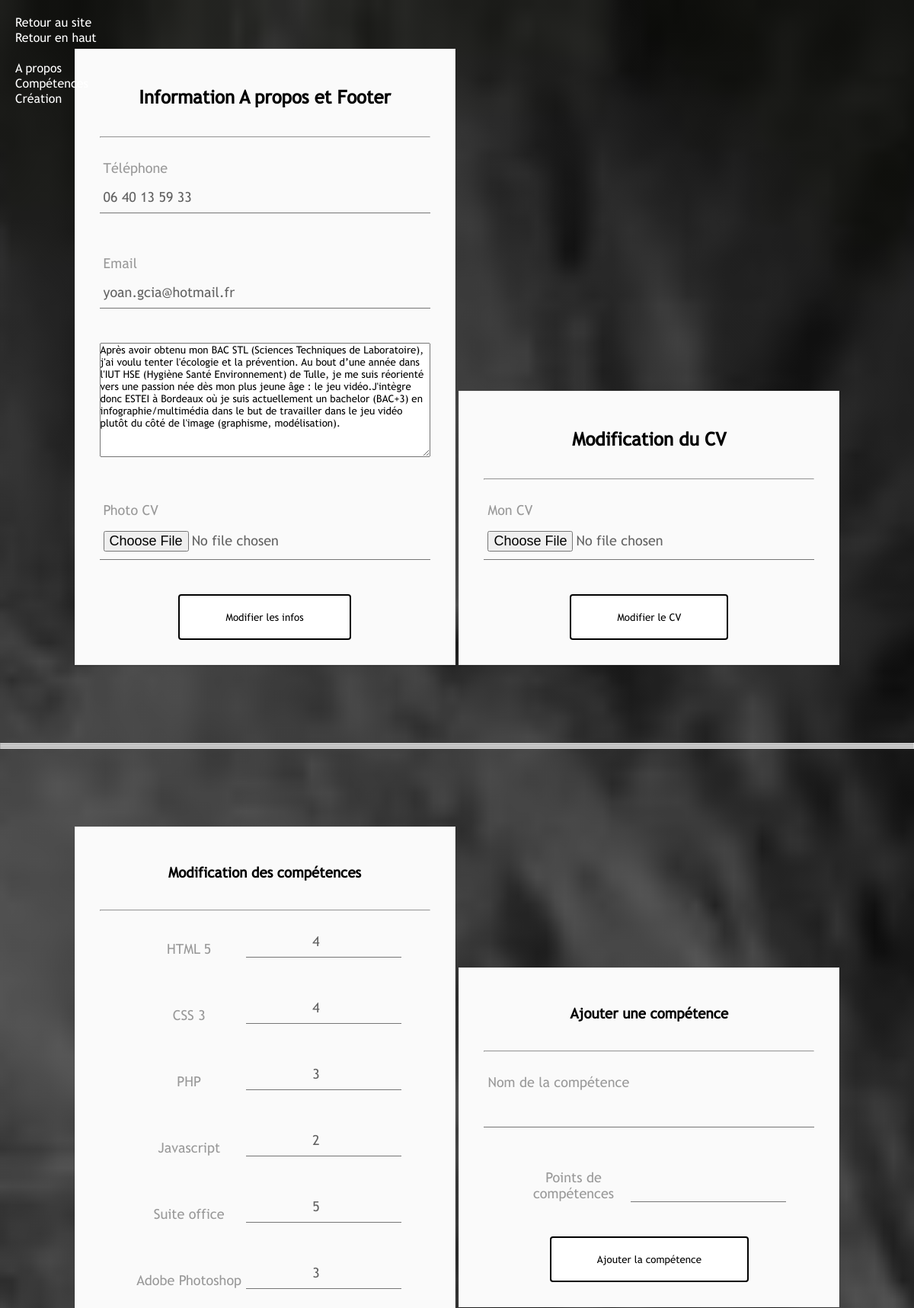
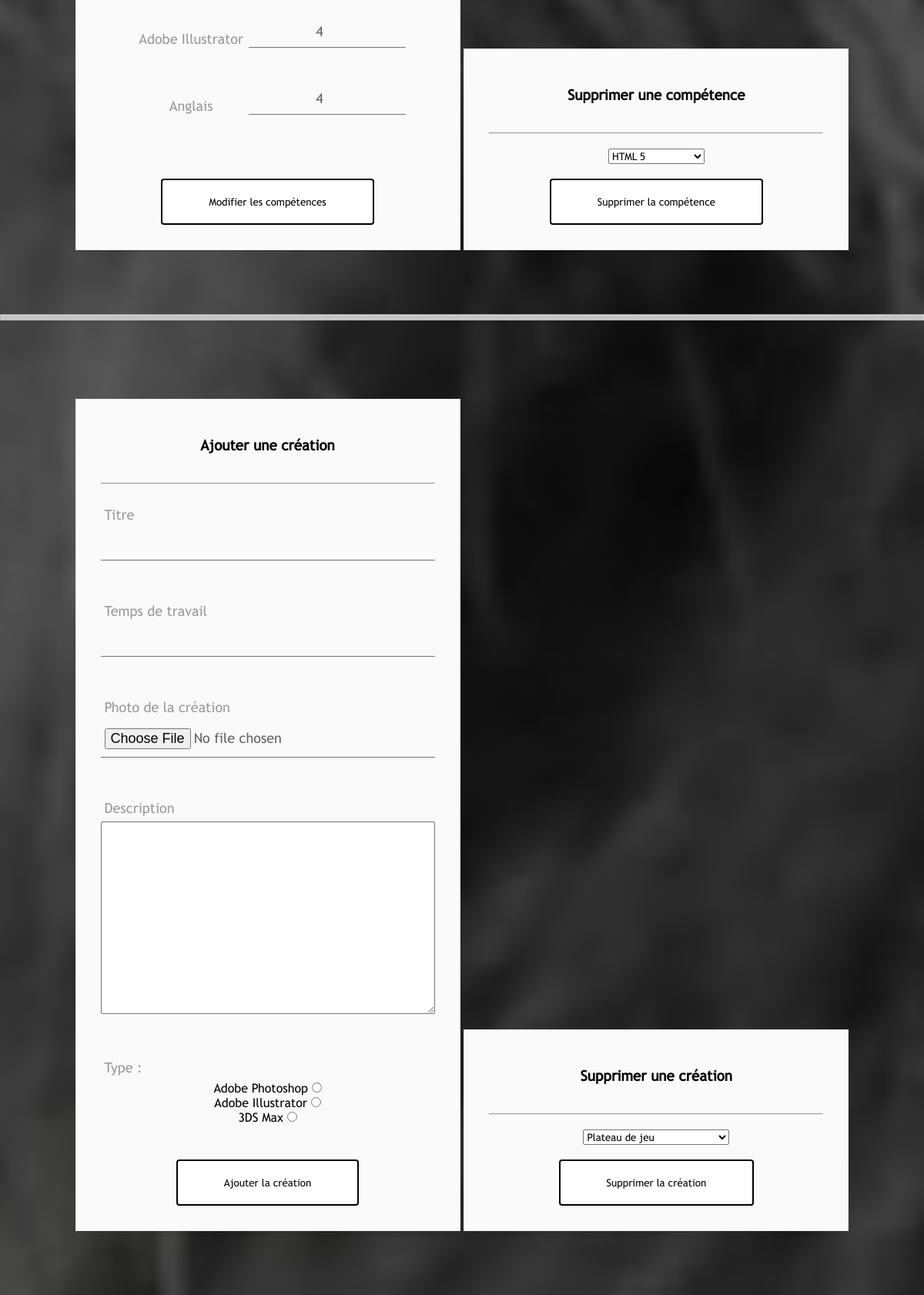
The page /admin/index.php (signed in, upper part) on the database its author committed (2 pictures, top to bottom).
### tables this page shows
CREATE TABLE `infos` (
  `id` int(11) NOT NULL,
  `email` varchar(255) NOT NULL,
  `telephone` varchar(255) NOT NULL,
  `apropos` text NOT NULL,
  `photoCV` varchar(255) NOT NULL,
  `CV` varchar(255) NOT NULL DEFAULT 'CV.pdf'
);

CREATE TABLE `competences` (
  `id` int(11) NOT NULL,
  `titre` varchar(255) NOT NULL,
  `points` int(11) NOT NULL
);

### admin/index.php (the view, shortened to what this page needs)
<?php
	$bdd = new PDO('mysql:host=localhost;dbname=yoan;charset=utf8', 'root', '') or die($pdo->errorInfo());
	$connect = false;
	if(isset($_SESSION['user']) && $_SESSION['user']['role'] === 'admin')
	{
		$connect = true;
	}
	$req = $bdd->prepare('SELECT * FROM infos  WHERE id = 1');
	$req->execute();
	$infos = $req->fetch();
	$req = $bdd->prepare('SELECT * FROM competences');
	$req->execute();
	$competences = $req->fetchall(PDO::FETCH_ASSOC);
	$req = $bdd->prepare('SELECT * FROM creations');
	$req->execute();
	$creations = $req->fetchall(PDO::FETCH_ASSOC);
?>
<!DOCTYPE html>
<html>
	<head>
		<link rel="stylesheet" type="text/css" href="css/styleadmin.css">
		<link rel="stylesheet" type="text/css" href="css/font-awesome.min.css">
	</head>
	<body>
		<?php if (!$connect): ?>
		<form class="form1" method="post" action="index.php">
			<input class="input1" type="hidden" class="champ" name="formulaire" value="connection">
			<div class="group">
				<input class="input1" type="text" name="pseudo"><span class="highlight"></span><span class="bar"></span>
				<label class="label1">Pseudo</label>
			</div>
			<div class="group">
				<input class="input1" type="password" name="password" ><span class="highlight"></span><span class="bar"></span>
				<label class="label1">Password</label>
			</div>
			<button type="submit" value"connect" class="button buttonBlue">Connection
				<div class="ripples buttonRipples"><span class="ripplesCircle"></span></div>
			</button>
		</form>
		<?php else: ?>
		<a href="../index.php" class="backto backtosite">Retour au site</a>
		<a href="#" class="backto backtotop">Retour en haut</a>
		<a href="#" class="backto backtoapropos">A propos</a>
		<a href="#competences" class="backto backtocompetences">Compétences</a>
		<a href="#creas" class="backto backtocreations">Création</a>
		<section id="formulaire_infos">
			<form class="form1 divinlinbloc" method="post" action="index.php" enctype="multipart/form-data">
				<h1>Information A propos et Footer</h1>
				<br><br><hr><br>
				<div class="group">
					<label class="label1">Téléphone</label><br><br>
					<input class="input1" type="text" name="telephone" value="<?=$infos['telephone']?>"><span class="highlight"></span><span class="bar"></span>
				</div>
				<div class="group">
					<label class="label1">Email</label><br><br>
					<input class="input1" type="email" name="email" value="<?=$infos['email']?>"><span class="highlight"></span><span class="bar"></span>
				</div>
				<div class="group">
					<textarea class="txtapropos" name="apropos"><?=$infos['apropos']?></textarea>
				</div>
				<div class="group">
					<label class="label1">Photo CV</label><br><br>
					<input class="input1" type="file" name="picture" value="<?=$infos['email']?>"><span class="highlight"></span><span class="bar"></span>
				</div>
				<input class="boutonedit" type="submit" value="Modifier les infos">
			</form>
			<form class="form1 divinlinbloc" method="post" action="index.php" enctype="multipart/form-data">
				<h1>Modification du CV</h1>
				<br><br><hr><br>
				<div class="group">
					<label class="label1">Mon CV</label><br><br>
					<input class="input1" type="file" name="cv"><span class="highlight"></span><span class="bar"></span>
				</div>
				<input class="boutonedit" type="submit" value="Modifier le CV">
			</form>
		</section>
		<br><br><hr><hr><hr><hr><br><br>
		<section id="competences">
			<div class="divinlinbloc">
				<div class="divinlinbloc">
					<section id="edit_competences">
						<form class="form1" method="post" action="index.php">
							<h1>Modification des compétences</h1>
							<br><br><hr><br>
							<?php foreach ($competences as $competence): ?>
								<div class="group">
									<div class="divinlinbloc">
										<label class="label2"><?=$competence['titre']?></label>
									</div>
									<div class="divinlinbloc">
										<input class="input2" type="number" name="<?=$competence['id']?>" value="<?=$competence['points']?>"><span class="highlight"></span><span class="bar"></span>
									</div>
								</div>
							<?php endforeach ?>
							<br><br>
							<input class="boutonedit" type="submit" value="Modifier les compétences">
						</form>
					</section>
				</div>
				<div class="divinlinbloc">
					<section id="add_competences">
						<form class="form1" method="post" action="index.php">
							<h1>Ajouter une compétence</h1>
							<br><br><hr><br>
							<div class="group">
								<label class="label1">Nom de la compétence</label><br><br>
								<input class="input1" type="text" name="titre"><span class="highlight"></span><span class="bar"></span>
							</div>
							<div class="group">
								<div class="divinlinbloc">
									<label class="label2">Points de compétences</label>
								</div>
								<div class="divinlinbloc">
									<input class="input2" type="number" name="points"><span class="highlight"></span><span class="bar"></span>
								</div>
							</div>
							<input class="boutonedit" type="submit" value="Ajouter la compétence">
						</form>
					</section>
					<section id="del_competences">
						<form class="form1" method="post" action="index.php" enctype="multipart/form-data">
							<h1>Supprimer une compétence</h1>
							<br><br><hr><br>
							<SELECT name="id" size="1">
								<?php foreach ($competences as $competence): ?>
									<option value="<?=$competence['id']?>"><?=$competence['titre']?></option>
								<?php endforeach ?>
							</SELECT>
							<br><br>
							<input class="boutonedit" type="submit" value="Supprimer la compétence">
						</form>
					</section>
				</div>
			</div>
			<br><br><hr><hr><hr><hr><br><br>
			<div id="creas" class="divinlinbloc">
				<div class="divinlinbloc">
					<section id="add_creation">
						<form class="form1" method="post" action="index.php" enctype="multipart/form-data">
							<h1>Ajouter une création</h1>
							<br><br><hr><br>
							<div class="group">
								<label class="label1">Titre</label><br><br>
								<input class="input1" type="text" name="titre"><span class="highlight"></span><span class="bar"></span>
							</div>
							<div class="group">
								<label class="label1">Temps de travail</label><br><br>
								<input class="input1" type="text" name="temp"><span class="highlight"></span><span class="bar"></span>
							</div>
							<div class="group">
								<label class="label1">Photo de la création</label><br><br>
								<input class="input1" type="file" name="picture"><span class="highlight"></span><span class="bar"></span>
							</div>
							<div class="group">
								<label class="label1">Description</label><br><br>
								<textarea class="txtdescription" name="description"></textarea>
							</div>
							<div class="group">
								<label class="label1">Type :</label><br><br>
								<label>Adobe Photoshop
									<input type="radio" name="type" value="photo">
								</label><br>
								<label>Adobe Illustrator
									<input type="radio" name="type" value="illu">
								</label><br>
								<label>3DS Max
									<input type="radio" name="type" value="c3ds">
								</label><br>
							</div>
							<input class="boutonedit" type="submit" value="Ajouter la création">
						</form>
					</section>
				</div>
				<div class="divinlinbloc">
					<section id="del_creation">
						<form class="form1" method="post" action="index.php" enctype="multipart/form-data">
							<h1>Supprimer une création</h1>
							<br><br><hr><br>
							<SELECT name="id" size="1">
								<?php foreach ($creations as $creation): ?>
									<option value="<?=$creation['id']?>"><?=$creation['titre']?></option>
								<?php endforeach ?>
							</SELECT>
							<br><br>
							<input class="boutonedit" type="submit" value="Supprimer la création">
						</form>
					</section>
				</div>
			</div>
			<br><br><hr><hr><hr><hr><br><br>
		</section>
		<?php endif ?>
	</body>
</html>

### admin/css/styleadmin.css (style rules this page uses)
* { margin: 0px; padding: 0px; color: black; box-sizing: border-box; font-family: 'trebuchet'; }
body { background-image: -moz-linear-gradient(top, rgba(0,0,0,0.5), rgba(0,0,0,0.5)), url("../../IMG/lion.jpg"); background-image: -webkit-linear-gradient(top, rgba(0,0,0,0.5), rgba(0,0,0,0.5)), url("../../IMG/lion.jpg"); background-image: -ms-linear-gradient(top, rgba(0,0,0,0.5), rgba(0,0,0,0.5)), url("../../IMG/lion.jpg"); background-image: linear-gradient(top, rgba(0,0,0,0.5), rgba(0,0,0,0.5)), url("../../IMG/lion.jpg"); background-repeat: no-repeat; background-size: cover; background-attachment: fixed; background-position: center center; text-align: center; margin: 0 auto; }
.backtosite { top: 20px; }
.backtotop { top: 40px; }
.backtoapropos { top: 80px; }
.backtocompetences { top: 100px; }
.backtocreations { top: 120px; }
.backto { position: fixed; left: 20px; color: white; text-decoration: none; }
.form1 { width: 500px; margin: 4em auto; padding: 3em 2em 2em 2em; background: #fafafa; border: 1px solid #ebebeb; box-shadow: rgba(0,0,0,0.14902) 0px 1px 1px 0px,rgba(0,0,0,0.09804) 0px 1px 2px 0px; }
.group { position: relative; margin-bottom: 45px; }
.input1 { font-size: 18px; padding: 10px 10px 10px 5px; -webkit-appearance: none; display: block; background: #fafafa; color: #636363; width: 100%; border: none; border-radius: 0; border-bottom: 1px solid #757575; }
.label1 { color: #999; font-size: 18px; font-weight: normal; position: absolute; pointer-events: none; left: 5px; top: 10px; -webkit-transition:all 0.2s ease; transition: all 0.2s ease; }
.highlight { position: absolute; height: 60%; width: 100px; top: 25%; left: 0; pointer-events: none; opacity: 0.5; }
.txtapropos { width: 100%; height: 150px; }
.boutonedit { background: white; border: 2px solid black; border-radius: 4px; color: black; padding: 20px 60px 20px 60px; }
.input2 { font-size: 18px; padding: 10px 10px 10px 5px; -webkit-appearance: none; display: inline-block; position: relative; background: #fafafa; color: #636363; border: none; border-radius: 0; border-bottom: 1px solid #757575; text-align: center; }
.label2 { color: #999; font-size: 18px; font-weight: normal; position: relative; display: inline-block; pointer-events: none; left: 5px; top: 10px; -webkit-transition:all 0.2s ease; transition: all 0.2s ease; width: 150px; }
.divinlinbloc { display: inline-block; }
.txtdescription { width: 100%; height: 250px; }

### rows shown on the page
infos: telephone "06 40 13 59 33", email "yoan.gcia@hotmail.fr", apropos "Après avoir obtenu mon BAC STL (Sciences Techniques de Laboratoire), j'ai voulu tenter l'écologie et la prévention. Au bout d’une année dans l'IUT HSE (Hygiène Santé Environnement) de Tulle, je me suis réorienté vers une passion née dès mon plus jeune âge : le jeu vidéo.J'intègre donc ESTEI à Bordeaux où je suis actuellement un bachelor (BAC+3) en infographie/multimédia dans le but de travailler dans le jeu vidéo plutôt du côté de l'image (graphisme, modélisation)."
competences: titre "HTML 5", points "4"
competences: titre "CSS 3", points "4"
competences: titre "PHP", points "3"
competences: titre "Javascript", points "2"
competences: titre "Suite office", points "5"
competences: titre "Adobe Photoshop", points "3"
competences: titre "Adobe Illustrator", points "4"
competences: titre "Anglais", points "4"

### other values the page prints
form field id "HTML 5"
form field id "Plateau de jeu"
